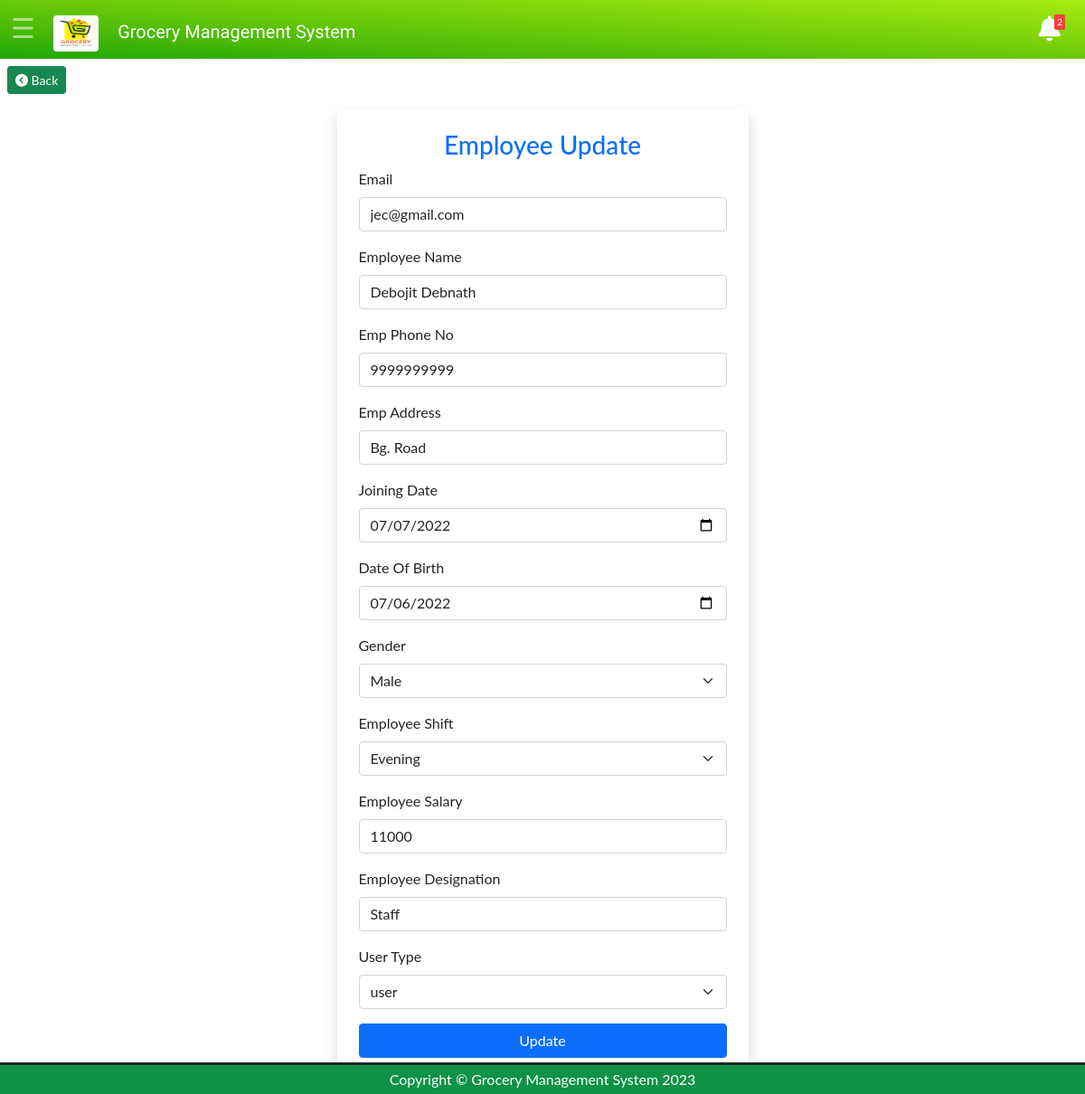
The page /user-update.php?id=11 (signed in) on the database its author committed.
### tables this page shows
CREATE TABLE IF NOT EXISTS `gms_user_account` (
  `USER_ID` int(10) NOT NULL AUTO_INCREMENT,
  `PASSWORD` varchar(60) NOT NULL,
  `EMAIL` varchar(40) NOT NULL,
  `emp_name` varchar(30) NOT NULL,
  `emp_phno` varchar(15) NOT NULL,
  `emp_address` varchar(60) NOT NULL,
  `emp_uniqueid` varchar(15) DEFAULT NULL,
  `emp_joindate` varchar(12) NOT NULL,
  `emp_dateofbirth` varchar(12) NOT NULL,
  `emp_shift` varchar(20) DEFAULT NULL,
  `emp_salary` int(10) DEFAULT NULL,
  `emp_image` varchar(40) NOT NULL,
  `emp_designation` varchar(15) DEFAULT NULL,
  `emp_gender` varchar(10) NOT NULL,
  `additional_info1` varchar(20) DEFAULT NULL,
  `USER_STATUS` varchar(10) NOT NULL,
  `USER_TYPE` varchar(10) DEFAULT NULL,
  PRIMARY KEY (`USER_ID`)
);

### user-update.php (the view, shortened to what this page needs)
<?php
    include('navheader.php');
    ?>
<body>
    <div class="form-background ">
    <a href="user-view.php">
    <button type="button" class="m-2 btn btn-sm btn-success"><i class="fa-solid fa-circle-chevron-left"></i> Back</button>
    </a>
        <div class="container mt-2  ">
    <?php
  $user_id=$_GET['id'];
  $query1="select * from gms_user_account where USER_ID='$user_id'";
  $result=mysqli_query($conn,$query1);
  $rows=mysqli_fetch_assoc($result);
?>
        <div class="container mt-2  ">
            <div class="container login-container col-lg-5 shadow p-4 rounded-2">
                <h3 class="text-center text-primary">Employee Update</h3>
                <form action="" method="post">
                <div class="mb-3">
                        <label class="form-label">Email</label>
                        <input type="email" class="form-control" value="<?php echo $rows['EMAIL']; ?>" name="EMAIL">
                    </div>
                    <div class="mb-3">
                        <label class="form-label">Employee Name</label>
                        <input type="text" class="form-control" value="<?php echo $rows['emp_name']; ?>"  name="emp_name">
                    </div>
                    <div class="mb-3">
                        <label class="form-label">Emp Phone No</label>
                        <input type="text" class="form-control" value="<?php echo $rows['emp_phno']; ?>"name="emp_phno">
                    </div>
                    <div class="mb-3">
                        <label class="form-label">Emp Address</label>
                        <input type="text" class="form-control" value="<?php echo $rows['emp_address']; ?>" name="emp_address">
                    </div>
                    <div class="mb-3">
                        <label class="form-label">Joining Date</label>
                        <input type="date" class="form-control" value="<?php echo $rows['emp_joindate']; ?>" name="emp_joindate">
                    </div>
                    <div class="mb-3">
                        <label class="form-label">Date Of Birth</label>
                        <input type="date" class="form-control"  value="<?php echo $rows['emp_dateofbirth'];?>" name="emp_dateofbirth">
                    </div>
                    <div class="mb-3">
                        <label class="form-label">Gender</label>
                        <select class="form-select form-control" name="emp_gender">
                            <option selected value="<?php echo $rows['emp_gender']; ?>"><?php echo $rows['emp_gender']; ?></option>
                        </select>
                    </div>
                    <div class="mb-3">
                        <label class="form-label">Employee Shift</label>
                        <select class="form-select form-control" name="emp_shift">
                            <option selected value="<?php echo $rows['emp_shift']; ?>"><?php echo $rows['emp_shift']; ?></option>
                        </select>
                    </div>
                    <div class="mb-3">
                        <label class="form-label">Employee Salary</label>
                        <input type="text" class="form-control" value="<?php echo $rows['emp_salary']; ?>" name="emp_salary">
                    </div>
                    <div class="mb-3">
                        <label class="form-label">Employee Designation</label>
                        <input type="text" class="form-control" value="<?php echo $rows['emp_designation']; ?>" name="emp_designation">
                    </div>
                    <div class="mb-3">
                        <label class="form-label">User Type</label>
                        <select class="form-select form-control" name="USER_TYPE">
                            <option selected value="<?php echo $rows['USER_TYPE']; ?>"><?php echo $rows['USER_TYPE']; ?></option>
                        </select>
                    </div>
                    <input type="submit" value="Update" name="update" class="btn btn-primary col-12">
                </form>
            </div>
        </div>
    </div>
</body>
<?php
include('footer.php');
?>

### css/style.css (style rules this page uses)
body { font-family: "Lato", sans-serif; }

### rows shown on the page
gms_user_account: EMAIL "jec@gmail.com", emp_name "Debojit Debnath", emp_phno "9999999999", emp_address "Bg. Road", emp_joindate "07/07/2022", emp_dateofbirth "07/06/2022", emp_gender "Male", emp_shift "Evening", emp_salary "11000", emp_designation "Staff", USER_TYPE "user"

### other values the page prints
$a "2"
